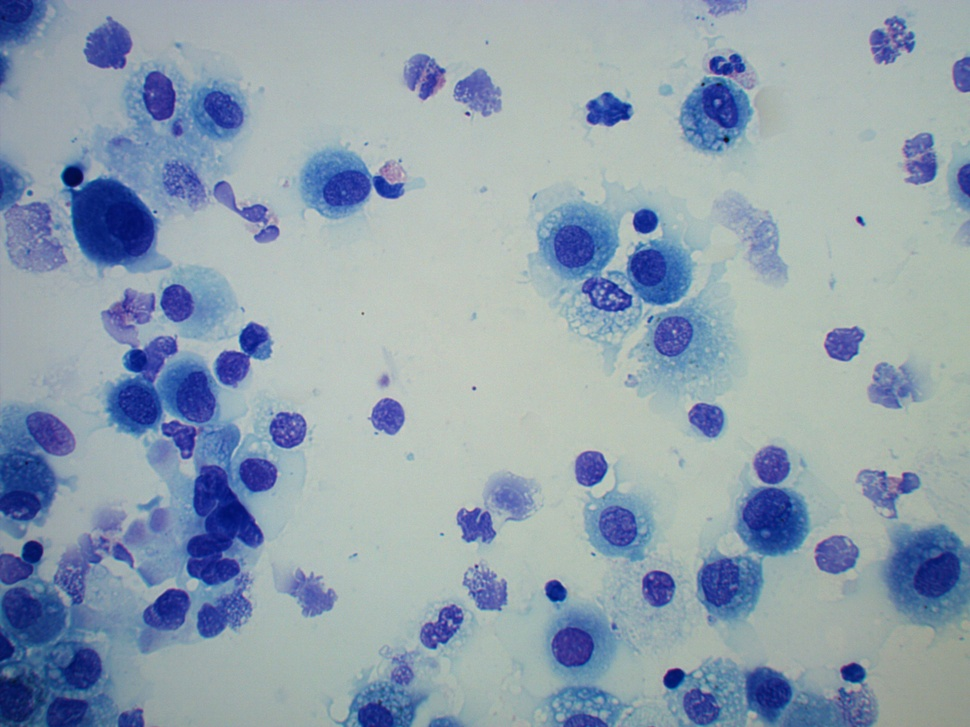
#> input picture Images/image/2c.jpg, 970 x 727 px, shrunk from 2592 x 1944 before the run
$ python -i script.py   (imports and definitions only)   (older library calls are emulated)
#> lines starting #> are read from the running program, lines starting #| are printed output that depends on the picture; after the words box and inside, x2 and y2 are one past the last pixel; in counts of white or black regions, pixels touching at a corner belong together
#> further down, picture is the input picture: shape (727, 970, 3); mean B, G, R 174.9, 160.3, 144
### src/convert_worker.py
import math

import mahotas as mh
import numpy as np

# Dictionary
color_extremes_min = {
    "HSL_A_H": 0.0,
    "HSL_A_S": 0.0,
    "HSL_A_L": 0.0,
    "HSL_N_H": 0.0,
    "HSL_N_S": 0.0,
    "HSL_N_L": 0.0,
    "RGB_R": 0.0,
    "RGB_G": 0.0,
    "RGB_B": 0.0,
    "XYZ_X": 0.0,
    "XYZ_Y": 0.0,
    "XYZ_Z": 0.0,
    "Luv_L": 0.0,
    "Luv_u": -1782.1012792369656,
    "Luv_v": -4009.727878283173,
}


# Dictionary
color_extremes_max = {
    "HSL_A_H": 6.2797824700042595,
    "HSL_A_S": 1.0,
    "HSL_A_L": 765.0,
    "HSL_N_H": 6.279263738552135,
    "HSL_N_S": 1.0,
    "HSL_N_L": 1.0,
    "RGB_R": 255,
    "RGB_G": 255,
    "RGB_B": 255,
    "XYZ_X": 1438.659,
    "XYZ_Y": 1440.954,
    "XYZ_Z": 1570.6215,
    "Luv_L": 1294.2113628197244,
    "Luv_u": 3845.6811355835653,
    "Luv_v": 8652.78255506302,
}


# [18 lines left out: functions convert_grayscale_to_bin, convert_grayscale_to_bin_otsu, not called in this run]


def convert_labeled_to_bin(img, background=0):
    img_bin = img != background

    return img_bin


# [182 lines left out: functions convert_RGB_to_grayscale, convert_RGB_to_HSL_A, convert_RGB_to_HSL_N, convert_RGB_to_XYZ, convert_XYZ_to_Luv, convert_grayscale_to_bin_by_range and 1 more, not called in this run]


def separate_layers(img):
    L0 = img[:, :, 0]
    L1 = img[:, :, 1]
    L2 = img[:, :, 2]

    return L0, L1, L2


# [28 lines left out: functions convert_img_to_norm_img, convert_to_bin_by_horizontal_threshold, not called in this run]

### src/image_worker.py
import mahotas as mh
import numpy as np
from PIL import Image, ImageDraw, ImageFilter
from scipy import ndimage

# Moje scripty
import src.convert_worker as cw


# [221 lines left out: functions color_gradient, color_balancing, unsharp_mask_img, get_relabeled_image, cell_repair, boundary_to_original_image and 3 more, not called in this run]


def close_holes_remove_noise(img, mask_size=3, iterations=3):
    img_bin = mh.close_holes(img)

    mask = np.ones((mask_size, mask_size))  # Občas se používá kernel

    for k in range(iterations):
        img_bin = mh.erode(img_bin, mask)

    for k in range(iterations):
        img_bin = mh.dilate(img_bin, mask)

    return img_bin


# [320 lines left out: functions remove_noise, find_markers_in_bin_img, find_nuclei_in_mask, flooding_cytoplasm, get_average_values_of_nuclei, check_cytoplasm_by_average_value_of_nuclei and 10 more, not called in this run]

### src/script.py
import datetime
import os
from pathlib import Path

import colorcorrect.algorithm as cca
import cv2
import mahotas as mh
import matplotlib.pyplot as plt
import numpy as np
from loguru import logger
from skimage import filters

import src.convert_worker as cw
import src.image_worker as iw
import src.shape_descriptors as sd
import src.something as s

# import src.visual_worker as vw


# [811 lines left out: functions get_names_from_directory, create_directories_for_results, analysis, img_processing_2, img_processing_3, img_processing_2_part and 1 more, not called in this run]


def cytoplasm_RGB_channels(img, output_path):
    """Hledání vhodného kanálu na hledání cytoplazmy

    cytoplazmu - zeleně

    :param img: (np.array) snimek, který se analyzuje
    :param output_path: (string) cesta kam se budou ukládat výsledky
    :return: None
    """
#> called with output_path = 'out.png'
    width = img.shape[1]
#> width = 970
    height = img.shape[0]
#> height = 727

    plt.imsave(f"{output_path}00_input_img.jpg", img)
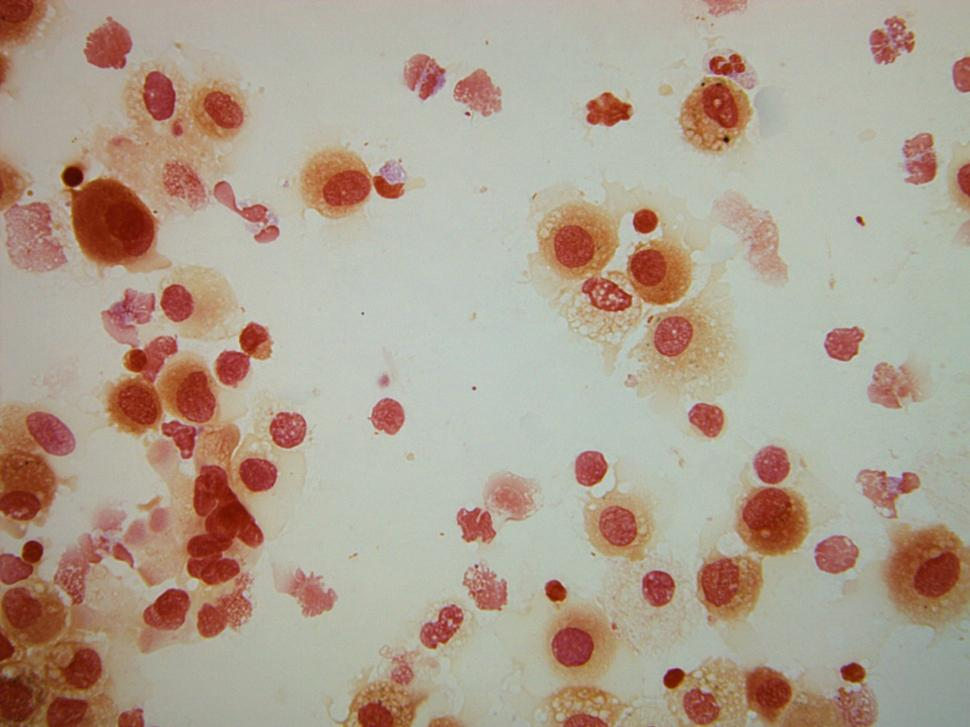
#> saved as out.png00_input_img.jpg: shape (727, 970, 3); mean R, G, B 175, 160.2, 144.1

    # ------------------ Zde kód pro analýzu ------------------------
    # Detekce obalu

    r2, g2, b2 = cw.separate_layers(img)
#> in separate_layers, `L2 = img[:, :, 2]`:
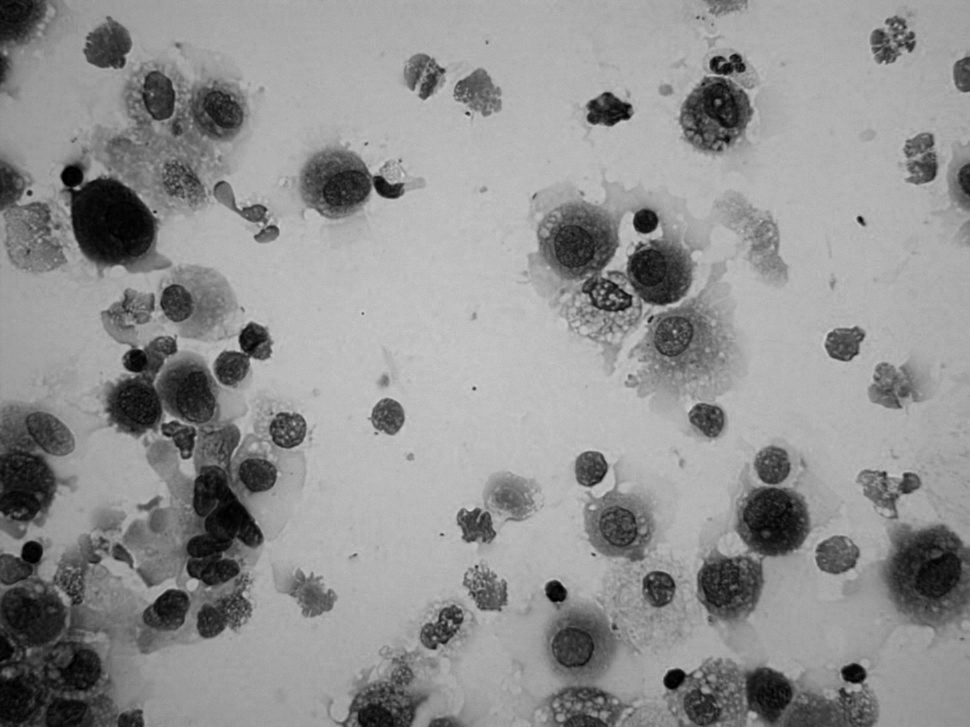
#> L2: shape (727, 970); min 0, max 217, mean 144

    # ---------------- red ----------------
    plt.imsave(f"{output_path}02_red_0_channel_.jpg", r2, cmap="gray")

    thresholds = filters.threshold_multiotsu(r2)
#> thresholds = [152, 176]
    regions = np.digitize(r2, bins=thresholds)
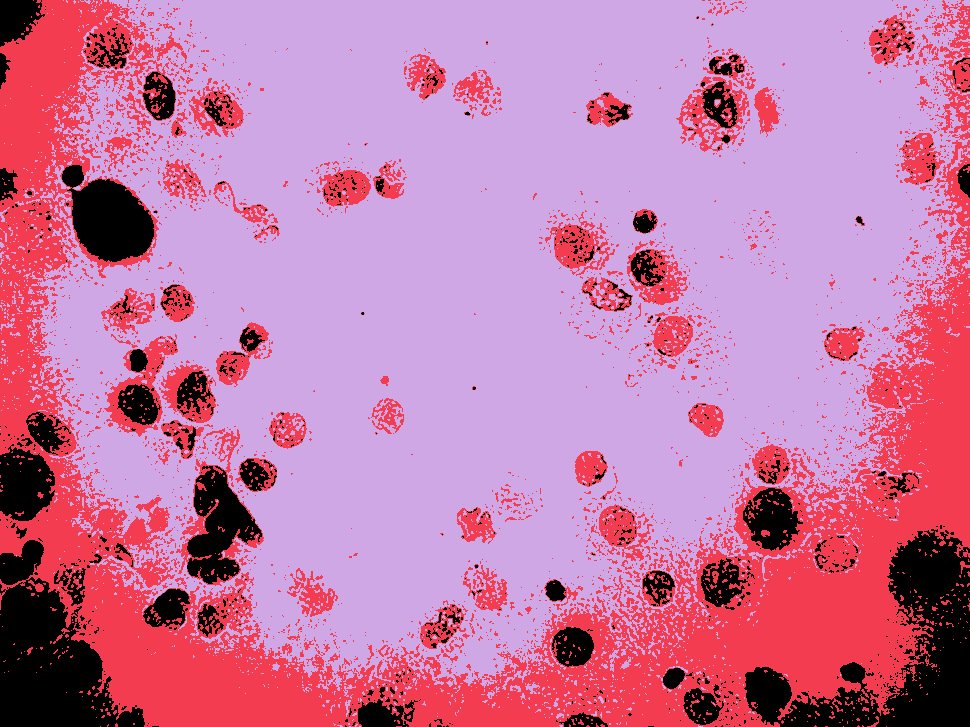
#> regions: shape (727, 970) int64; 3 distinct labels, from 0 to 2; one colour per label, 0 black
    plt.imsave(f"{output_path}02_red_multi_otsu_regions.jpg", regions)
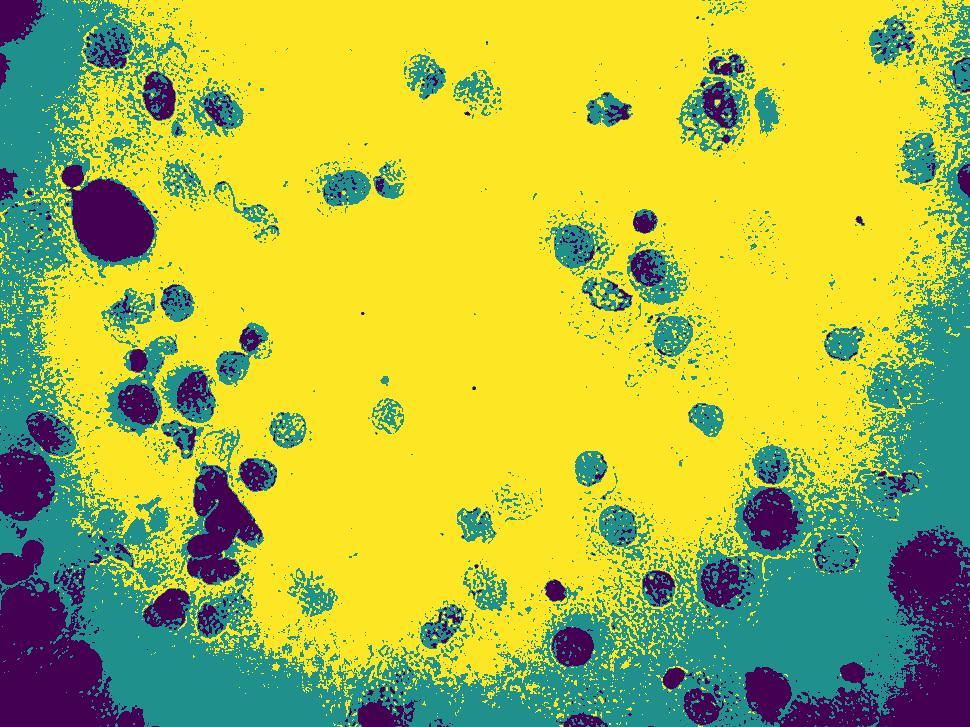
#> saved as out.png02_red_multi_otsu_regions.jpg: shape (727, 970, 3); mean R, G, B 172.5, 183.3, 69.8

    bin_cyto_nuclei = cw.convert_labeled_to_bin(regions, background=2)
#> in convert_labeled_to_bin, `img_bin = img != background`:
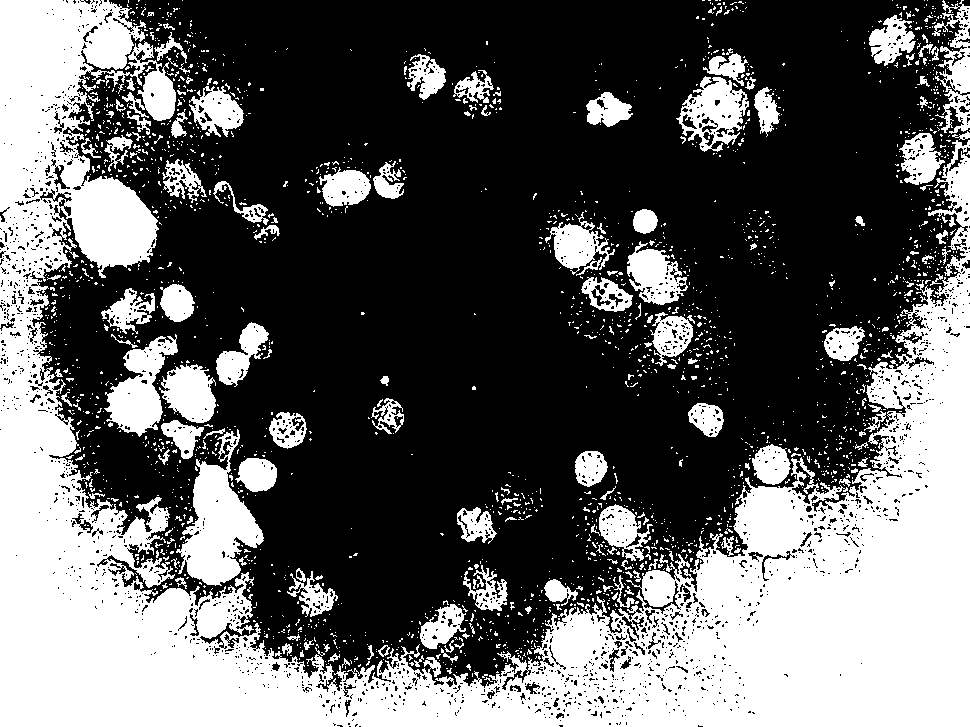
#> img_bin: shape (727, 970) bool; 37.8% white; 2258 white regions (2076 under 20 px), largest, box (x1, y1, x2, y2) and area: (0, 0, 970, 727) 200660, (176, 429, 264, 586) 6277, (104, 334, 178, 437) 3619
    plt.imsave(f"{output_path}03_red_bin_multi_otsu_cyto.jpg", bin_cyto_nuclei, cmap="gray")

    img_bin_morp = iw.close_holes_remove_noise(bin_cyto_nuclei)
#> in close_holes_remove_noise, `img_bin = mh.close_holes(img)`:
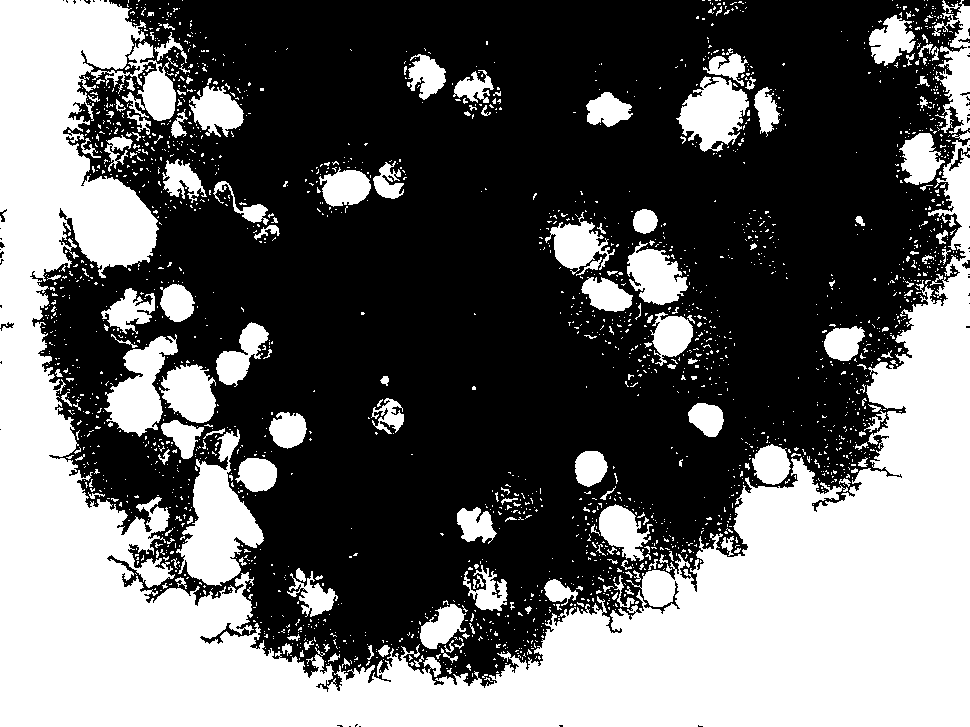
#> img_bin: shape (727, 970) bool; 40% white; 2246 white regions (2064 under 20 px), largest, box (x1, y1, x2, y2) and area: (0, 0, 970, 727) 211745, (176, 429, 264, 586) 6455, (104, 334, 178, 437) 3722
    plt.imsave(f"{output_path}04_red_mul_otsu_bin_morp.jpg", img_bin_morp, cmap="gray")

    img_labeled_cytoplasm, nr_cytoplasm = mh.label(img_bin_morp)
    plt.imsave(f"{output_path}05_red_mul_otsu_labeled.jpg", img_labeled_cytoplasm, cmap="jet")

    img_cytoplasm_boundary = sd.get_boundary_4_connected(img_labeled_cytoplasm, width, height)
    img_cytoplasm_boundary_bin = cw.convert_labeled_to_bin(img_cytoplasm_boundary)
    plt.imsave(
        f"{output_path}06_red_cytoplasm_boundary.jpg", img_cytoplasm_boundary_bin, cmap="gray"
    )

    img_boundary_in_original = iw.boundary_to_original_image(
        img, img_cytoplasm_boundary, width, height, [0, 255, 0]
    )
    plt.imsave(f"{output_path}07_red_boundary_in_original_img.jpg", img_boundary_in_original)

    # ---------------- green ----------------
    plt.imsave(f"{output_path}08_green_0_channel_.jpg", g2, cmap="gray")

    thresholds = filters.threshold_multiotsu(g2)
    regions = np.digitize(g2, bins=thresholds)
    plt.imsave(f"{output_path}08_green_multi_otsu_regions.jpg", regions)

    bin_cyto_nuclei = cw.convert_labeled_to_bin(regions, background=2)
    plt.imsave(f"{output_path}09_green_bin_multi_otsu_cyto.jpg", bin_cyto_nuclei, cmap="gray")

    img_bin_morp = iw.close_holes_remove_noise(bin_cyto_nuclei)
    plt.imsave(f"{output_path}10_green_mul_otsu_bin_morp.jpg", img_bin_morp, cmap="gray")

    img_labeled_cytoplasm, nr_cytoplasm = mh.label(img_bin_morp)
    plt.imsave(f"{output_path}11_green_mul_otsu_labeled.jpg", img_labeled_cytoplasm, cmap="jet")

    img_cytoplasm_boundary = sd.get_boundary_4_connected(img_labeled_cytoplasm, width, height)
    img_cytoplasm_boundary_bin = cw.convert_labeled_to_bin(img_cytoplasm_boundary)
    plt.imsave(
        f"{output_path}12_green_cytoplasm_boundary.jpg", img_cytoplasm_boundary_bin, cmap="gray"
    )

    img_boundary_in_original = iw.boundary_to_original_image(
        img, img_cytoplasm_boundary, width, height, [0, 255, 0]
    )
    plt.imsave(f"{output_path}13_green_boundary_in_original_img.jpg", img_boundary_in_original)

    # ---------------- blue ----------------
    plt.imsave(f"{output_path}14_blue_0_channel_.jpg", b2, cmap="gray")

    thresholds = filters.threshold_multiotsu(b2)
    regions = np.digitize(b2, bins=thresholds)
    plt.imsave(f"{output_path}14_blue_multi_otsu_regions.jpg", regions)

    bin_cyto_nuclei = cw.convert_labeled_to_bin(regions, background=2)
    plt.imsave(f"{output_path}15_blue_bin_multi_otsu_cyto.jpg", bin_cyto_nuclei, cmap="gray")

    img_bin_morp = iw.close_holes_remove_noise(bin_cyto_nuclei)
    plt.imsave(f"{output_path}16_blue_mul_otsu_bin_morp.jpg", img_bin_morp, cmap="gray")

    img_labeled_cytoplasm, nr_cytoplasm = mh.label(img_bin_morp)
    plt.imsave(f"{output_path}17_blue_mul_otsu_labeled.jpg", img_labeled_cytoplasm, cmap="jet")

    img_cytoplasm_boundary = sd.get_boundary_4_connected(img_labeled_cytoplasm, width, height)
    img_cytoplasm_boundary_bin = cw.convert_labeled_to_bin(img_cytoplasm_boundary)
    plt.imsave(
        f"{output_path}18_blue_cytoplasm_boundary.jpg", img_cytoplasm_boundary_bin, cmap="gray"
    )

    img_boundary_in_original = iw.boundary_to_original_image(
        img, img_cytoplasm_boundary, width, height, [0, 255, 0]
    )
    plt.imsave(f"{output_path}19_blue_boundary_in_original_img.jpg", img_boundary_in_original)

    # ---------------------------------------------------------------------------------------------------------------- #


# [317 lines left out: functions nuclei_RGB_channels, color_cube_in_otsu_mask, nucleus, not called in this run]


# [13 lines not run here, left out]

>>> import cv2
>>> picture = cv2.imread('../Images/image/2c.jpg')
#> (the run stopped early here; a loop or call above may not have finished)

$ run again, on Images/BAL_image2/11a.jpg
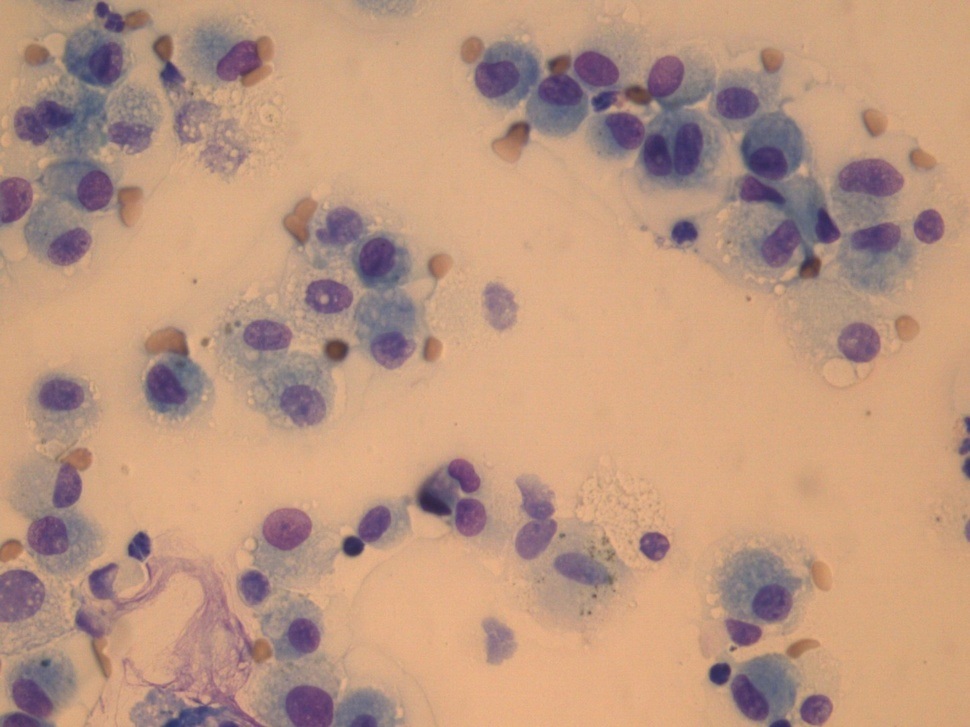
#> input picture Images/BAL_image2/11a.jpg, 970 x 727 px, shrunk from 1440 x 1080 before the run
#> picture is the input picture: shape (727, 970, 3); mean B, G, R 128.8, 151.6, 188.9
#> in cytoplasm_RGB_channels, `plt.imsave(f"{output_path}02_red_0_channel_.jpg", r2, cmap="gray")`:
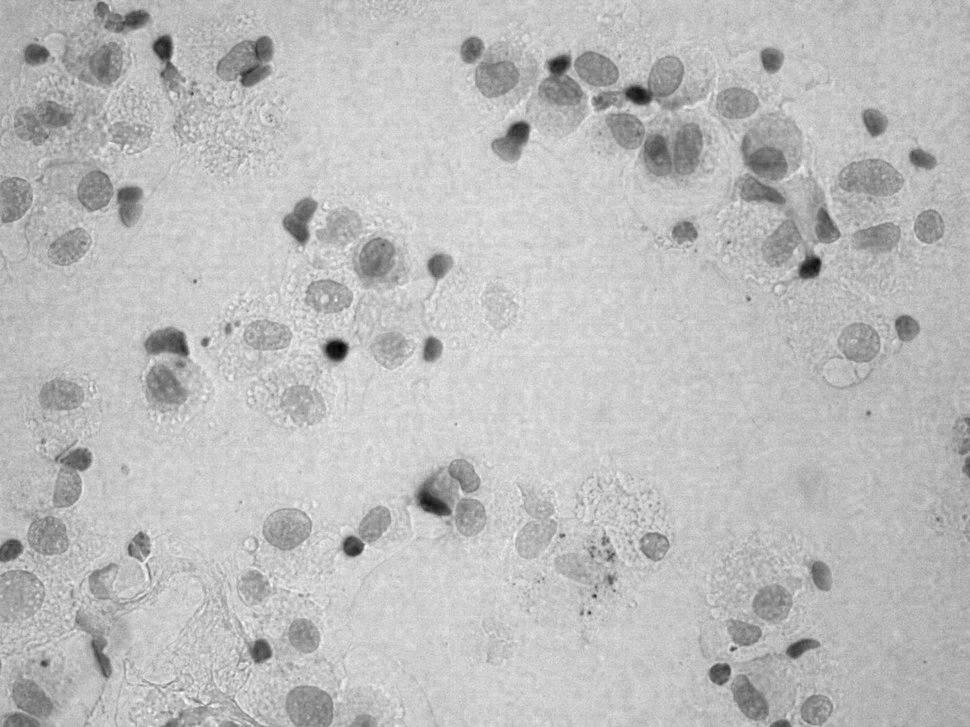
#> saved as out.png02_red_0_channel_.jpg: shape (727, 970, 3); min 1, max 255, mean 188.9
#> thresholds = [114, 129]
#> regions: shape (727, 970) int64; 3 distinct labels, from 0 to 2
#> in close_holes_remove_noise, `img_bin = mh.close_holes(img)`:
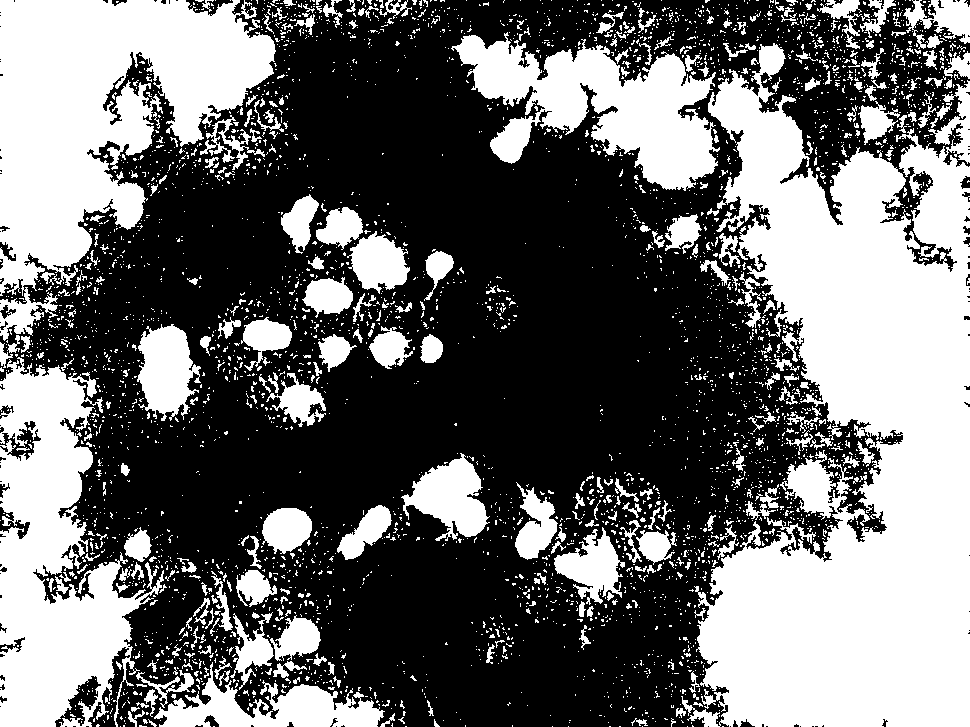
#> img_bin: shape (727, 970) bool; 41.9% white; 3986 white regions (3633 under 20 px), largest, box (x1, y1, x2, y2) and area: (681, 43, 970, 727) 119144, (0, 0, 276, 341) 47925, (0, 357, 164, 727) 31882
